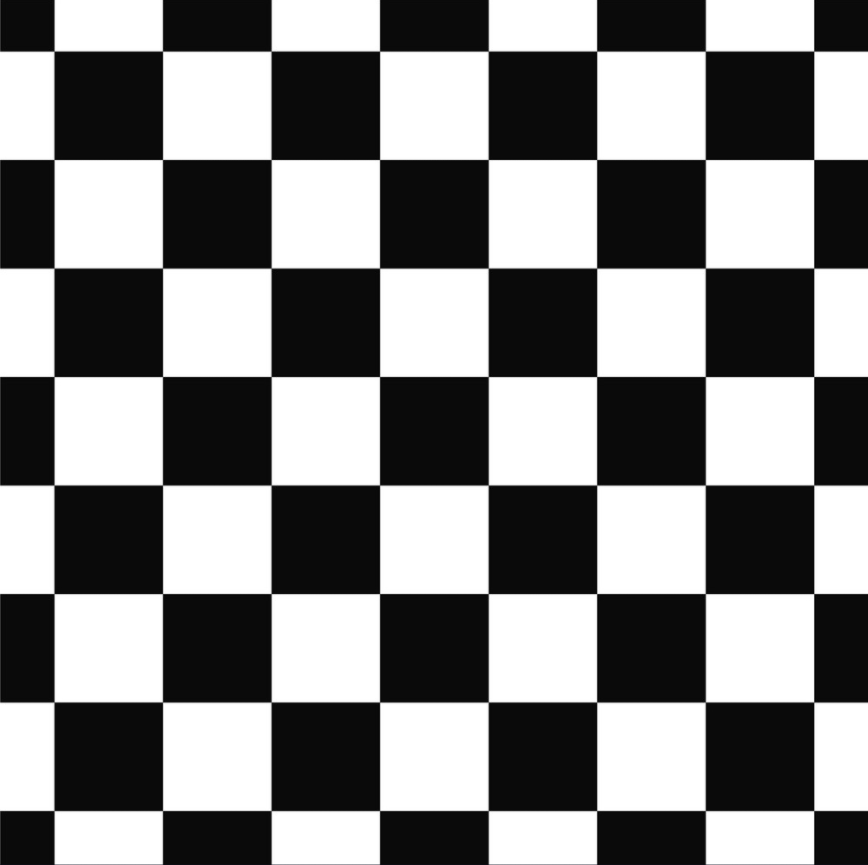
#> input picture IPPR/lab-tasks/My ipynb Proj/bnw.png, 868 x 865 px
$ jupyter execute ikhom_fft.ipynb
#> lines starting #> are read from the running program, lines starting #| are printed output that depends on the picture
[cell 1]
# @Khom
import cv2
import numpy as np
import matplotlib.pyplot as plt
from math import sqrt, exp

[cell 2]
plt.figure(figsize=(6.4*5, 4.8*5), constrained_layout=False)

img = cv2.imread("bnw.png", 0)
#> img: shape (865, 868); min 0, max 255, mean 132
# img = cv2.imread("chess.jpg", 0)
plt.subplot(151), plt.imshow(img, 'gray'), plt.title('Original Image')

original = np.fft.fft2(img)
plt.subplot(152), plt.imshow(np.log(1+np.abs(original)), 'gray'), plt.title('Spectrum')

center = np.fft.fftshift(original)
plt.subplot(153), plt.imshow(np.log(1+np.abs(center)), 'gray'), plt.title('Centered Spectrum')

inv_center = np.fft.ifftshift(center)
plt.subplot(154), plt.imshow(np.log(1+np.abs(inv_center)), 'gray'), plt.title('Decentralized')

processed_img = np.fft.ifft2(inv_center)
plt.subplot(155), plt.imshow(np.abs(processed_img), 'gray'), plt.title('Processed Image')

plt.show()
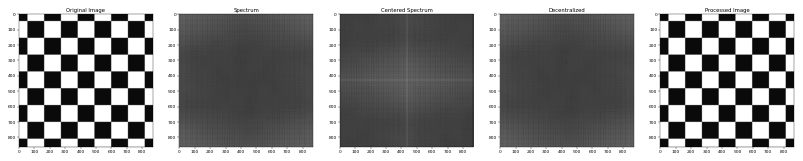
#> figure drawn by matplotlib, 5 panels

[cell 3]
plt.figure(figsize=(6.4*5, 4.8*5), constrained_layout=False)

img = cv2.imread('chess.jpg', 0)
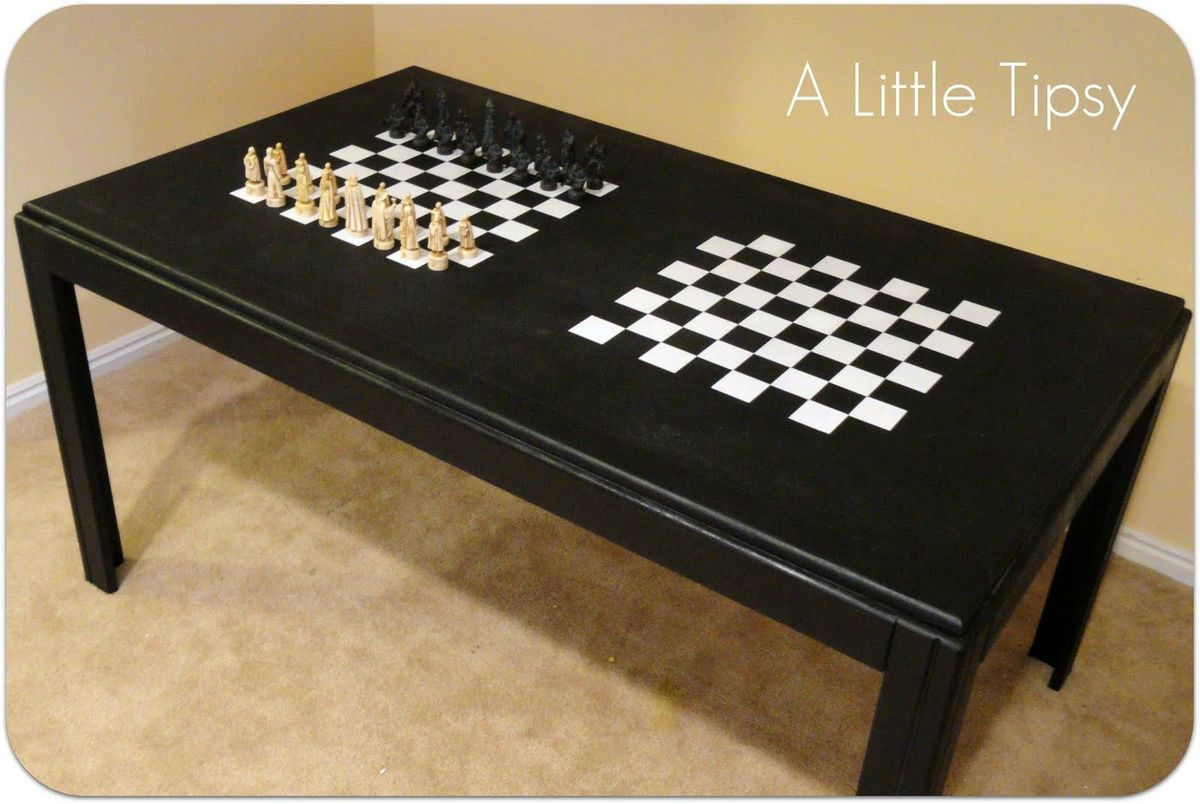
#> input picture IPPR/lab-tasks/My ipynb Proj/chess.jpg, 1200 x 804 px
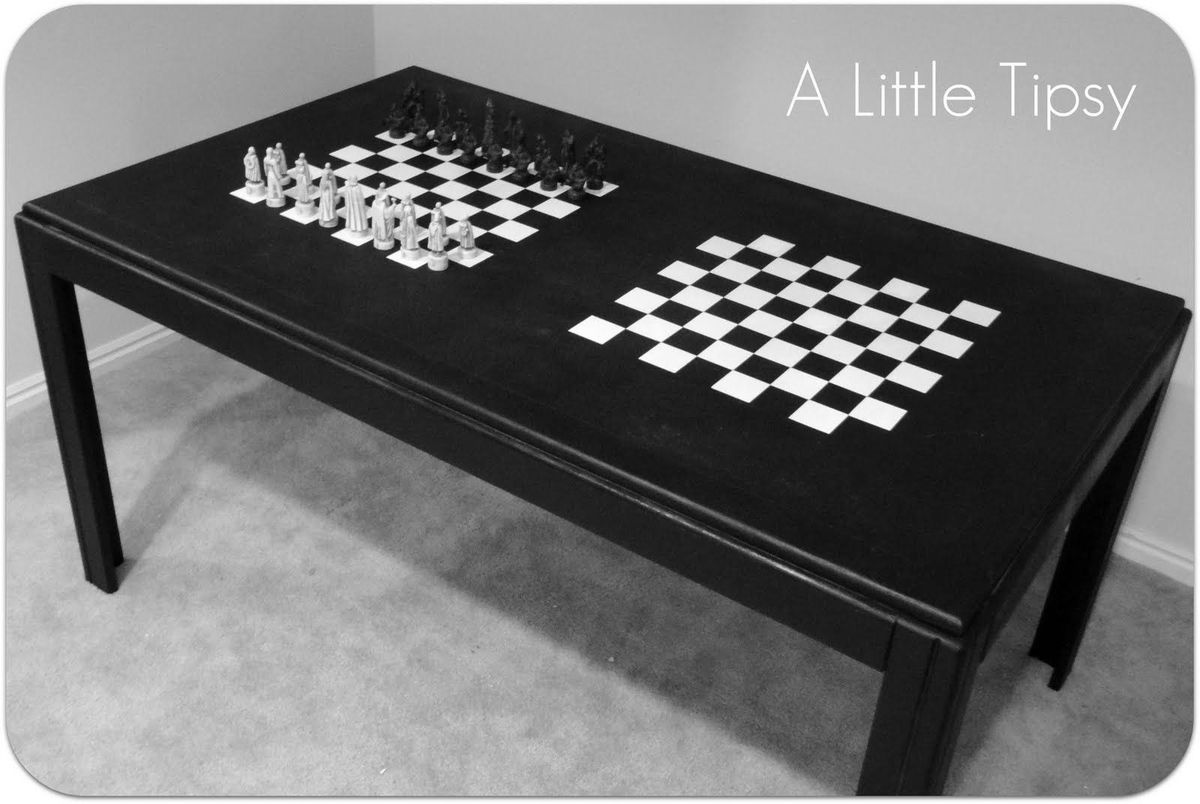
#> img: shape (804, 1200); min 0, max 255, mean 115.5

original =  np.fft.fft2(img)
plt.subplot(131), plt.imshow(np.log(np.abs(original)), 'gray'), plt.title('Spectrum')

plt.subplot(132), plt.imshow(np.angle(original), 'gray'), plt.title('Phase Angle')
plt.show()
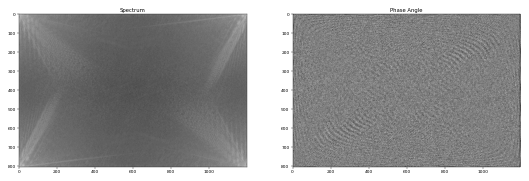
#> figure drawn by matplotlib, 2 panels

[cell 4]
def distance(point1, point2):
    return sqrt((point1[0] - point2[0])**2 + (point1[1] - point2[1])**2)


def idealFilterLP(D0, imgShape):
#> called with D0 = 50, imgShape = (804, 1200)
    base = np.zeros(imgShape[:2])
    rows, cols = imgShape[:2]
    center = (rows/2, cols/2)
    for x in range(cols):
        for y in range(rows):
            if distance((y,x), center) < D0:
                base[y,x] = 1
    return base


def idealFilterHP(D0, imgShape):
#> called with D0 = 50, imgShape = (804, 1200)
    base = np.ones(imgShape[:2])
    rows, cols = imgShape[:2]
    center = (rows/2, cols/2)
    for x in range(cols):
        for y in range(rows):
            if distance((y,x), center) < D0:
                base[y,x] = 0
    return base

[cell 5]
plt.figure(figsize=(6.4*5, 4.8*5), constrained_layout=False)

LowPass = idealFilterLP(50, img.shape)
plt.subplot(131), plt.imshow(LowPass, 'gray'), plt.title('Ideal Low Pass Filter')

HighPass = idealFilterHP(50, img.shape)
plt.subplot(132), plt.imshow(HighPass, 'gray'), plt.title('Ideal High Pass Filter')

plt.show()
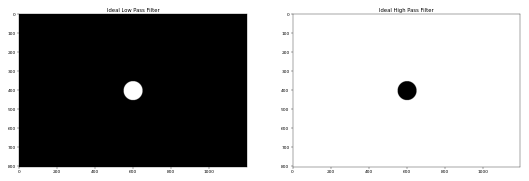
#> figure drawn by matplotlib, 2 panels
